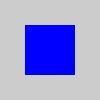
Frame 1 (no input)
Frame 60 (the mouse pressed at the canvas centre just before this capture): identical to frame 1, image omitted
Frame 120 (the mouse held since frame 60 and released just before this capture): identical to frame 1, image omitted

The Processing sketch that drew this single still picture (run headless with seeded random() and noise(); from frame 60 on, the mouse is pressed at the canvas centre):

// Processing sketch: sketch_190603a
// ── sketch_190603a.pde
    
PShape square;  // The PShape object

void setup() {
  size(100, 100);
  // Creating the PShape as a square. The
  // numeric arguments are similar to rect().
  square = createShape(RECT, 0, 0, 50, 50);
  square.setFill(color(0, 0, 255));
  square.setStroke(false);
}

void draw() {
  shape(square, 25, 25);
}
